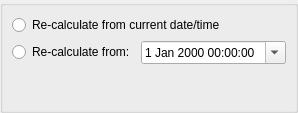
<?xml version="1.0" encoding="UTF-8"?>
<ui version="4.0">
 <class>KPlato::RecalculateDialog</class>
 <widget class="QWidget" name="KPlato::RecalculateDialog">
  <property name="geometry">
   <rect>
    <x>0</x>
    <y>0</y>
    <width>296</width>
    <height>113</height>
   </rect>
  </property>
  <layout class="QHBoxLayout" name="horizontalLayout">
   <property name="margin">
    <number>0</number>
   </property>
   <item>
    <widget class="QGroupBox" name="groupBox">
     <property name="title">
      <string/>
     </property>
     <layout class="QGridLayout" name="gridLayout">
      <item row="0" column="0" colspan="2">
       <widget class="QRadioButton" name="btnCurrent">
        <property name="text">
         <string>Re-calculate from current date/time</string>
        </property>
       </widget>
      </item>
      <item row="1" column="0">
       <widget class="QRadioButton" name="btnFrom">
        <property name="text">
         <string>Re-calculate from:</string>
        </property>
       </widget>
      </item>
      <item row="1" column="1">
       <widget class="QDateTimeEdit" name="dateTimeEdit">
        <property name="calendarPopup">
         <bool>true</bool>
        </property>
       </widget>
      </item>
      <item row="2" column="0">
       <spacer name="verticalSpacer">
        <property name="orientation">
         <enum>Qt::Vertical</enum>
        </property>
        <property name="sizeHint" stdset="0">
         <size>
          <width>20</width>
          <height>40</height>
         </size>
        </property>
       </spacer>
      </item>
     </layout>
    </widget>
   </item>
  </layout>
 </widget>
 <resources/>
 <connections/>
</ui>
